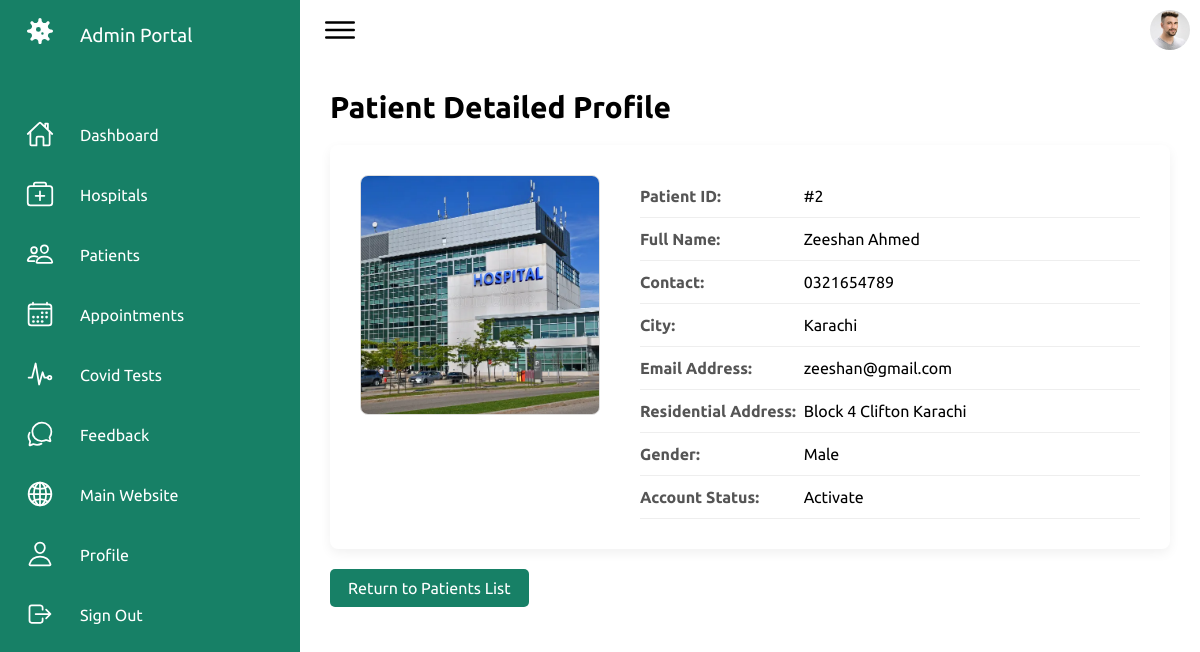
The page /admin/view_patient.php?id=2 (signed in) on the database its author committed.
### tables this page shows
CREATE TABLE `tbl_patient` (
  `id` int(11) NOT NULL AUTO_INCREMENT,
  `name` varchar(50) NOT NULL,
  `contact` varchar(15) NOT NULL DEFAULT '',
  `email` varchar(50) NOT NULL,
  `password` varchar(255) NOT NULL,
  `cid` int(11) NOT NULL DEFAULT 1,
  `address` varchar(150) NOT NULL DEFAULT '',
  `gender` varchar(15) NOT NULL DEFAULT '',
  `image` varchar(150) NOT NULL DEFAULT 'uploads/patients/user.jpg',
  `status` varchar(50) NOT NULL DEFAULT 'activate',
  PRIMARY KEY (`id`)
);

CREATE TABLE `tbl_city` (
  `id` int(11) NOT NULL AUTO_INCREMENT,
  `name` varchar(50) NOT NULL,
  PRIMARY KEY (`id`)
);

### admin/view_patient.php (the view, shortened to what this page needs)
<?php
    include("connection.php");
    $id = isset($_GET['id']) ? intval($_GET['id']) : 0;
    $query = "SELECT tbl_patient.*, tbl_city.name as 'cname' FROM tbl_patient LEFT JOIN tbl_city ON tbl_patient.cid=tbl_city.id WHERE tbl_patient.id=$id";
    $result = mysqli_query($connection,$query);
    $row = mysqli_fetch_assoc($result);
?>
<!DOCTYPE html>
<html lang="en">
<head>
    <link rel="stylesheet" href="assets/css/index.css">
</head>
<body>
    <div class="container">
        <?php
            include("navigation.php");
        ?>
        <div class="main">
            <div class="topbar">
                <div class="toggle">
                    <ion-icon name="menu-outline"></ion-icon>
                </div>
                <div class="user">
                    <a href='profile.php'><img src="assets/imgs/customer01.jpg" alt="Profile"></a>
                </div>
            </div>
            <div class="mainContent">
                <h2 class="title">Patient Detailed Profile</h2>
                <div class="detailsCard">
                    <div class="image-box">
                        <?php
                            $patImg = "../uploads/patients/user.jpg";
                            if(!empty($row['image']))
                            {
                                $cleanName = basename($row['image']);
                                if(file_exists(dirname(__DIR__) . "/uploads/patients/" . $cleanName)) {
                                    $patImg = "../uploads/patients/" . $cleanName;
                                } elseif(file_exists(dirname(__DIR__) . "/" . $row['image'])) {
                                    $patImg = "../" . $row['image'];
                                }
                            }
                        ?>
                        <img src="<?php echo htmlspecialchars($patImg);?>" alt="Patient Photo">
                    </div>
                    <ul>
                        <li><strong>Patient ID:</strong> #<?php echo $row['id']?></li>
                        <li><strong>Full Name:</strong> <?php echo htmlspecialchars($row['name'])?></li>
                        <li><strong>Contact:</strong> <?php echo htmlspecialchars($row['contact'] ?: 'Not provided')?></li>
                        <li><strong>City:</strong> <?php echo htmlspecialchars($row['cname'] ?: 'Not assigned')?></li>
                        <li><strong>Email Address:</strong> <?php echo htmlspecialchars($row['email'])?></li>
                        <li><strong>Residential Address:</strong> <?php echo htmlspecialchars($row['address'] ?: 'Not provided')?></li>
                        <li><strong>Gender:</strong> <?php echo htmlspecialchars(ucfirst($row['gender'] ?: 'Not specified'))?></li>
                        <li><strong>Account Status:</strong> <?php echo htmlspecialchars(ucfirst($row['status']))?></li>
                    </ul>
                </div>
                <a href="patient.php" class="btn-back">Return to Patients List</a>
            </div>
        </div>
    </div>
</body>
</html>

### admin/assets/css/index.css (style rules this page uses)
* { font-family: "Ubuntu", sans-serif; margin: 0; padding: 0; box-sizing: border-box; }
:root { --white: #fff; --gray: #f5f5f5; --black1: #222; --black2: #999; --green:#178066; }
body { min-height: 100vh; overflow-x: hidden; }
.container { position: relative; width: 100%; }
.main { position: absolute; width: calc(100% - 300px); left: 300px; min-height: 100vh; background: var(--white); transition: 0.5s; }
.topbar { width: 100%; height: 60px; display: flex; justify-content: space-between; align-items: center; padding: 0 10px; }
.toggle { position: relative; width: 60px; height: 60px; display: flex; justify-content: center; align-items: center; font-size: 2.5rem; cursor: pointer; }
.user { position: relative; width: 40px; height: 40px; border-radius: 50%; overflow: hidden; cursor: pointer; }
.user img { position: absolute; top: 0; left: 0; width: 100%; height: 100%; object-fit: cover; }

### admin/view_patient.php (style rules this page uses)
.mainContent { padding: 30px; }
.mainContent .title { font-size: 30px; margin-bottom: 20px; }
.detailsCard { background: #fff; padding: 30px; border-radius: 8px; box-shadow: 0 4px 12px rgba(0,0,0,0.06); display: flex; gap: 40px; flex-wrap: wrap; }
.mainContent ul { list-style: none; padding: 0; margin: 0; flex: 1; min-width: 280px; }
.mainContent ul li { padding: 12px 0; font-size: 16px; border-bottom: 1px solid #eee; }
.mainContent ul li strong { display: inline-block; width: 160px; color: #555; }
.image-box { width: 240px; height: 240px; border: 1px solid #ddd; border-radius: 8px; overflow: hidden; background-color: #eee; }
.image-box img { height: 100%; width: 100%; object-fit: cover; }
.btn-back { display: inline-block; margin-top: 20px; padding: 10px 18px; background-color: #178066; color: #fff; text-decoration: none; border-radius: 5px; }

### rows shown on the page
tbl_patient: image (picture), id "2", name "Zeeshan Ahmed", contact "0321654789", tbl_city.name "Karachi", email "zeeshan@gmail.com", address "Block 4 Clifton Karachi", gender "Male", status "Activate"
